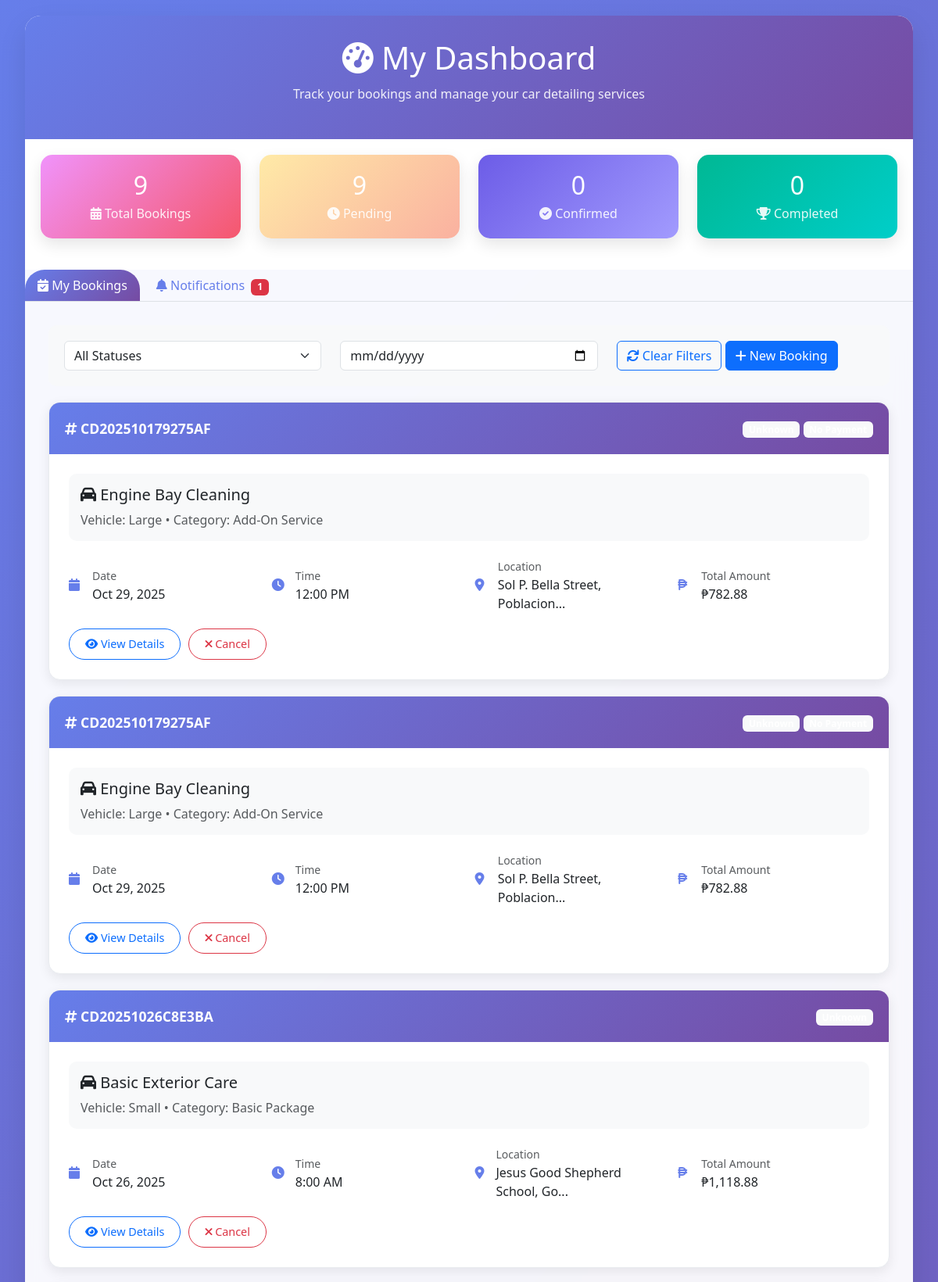
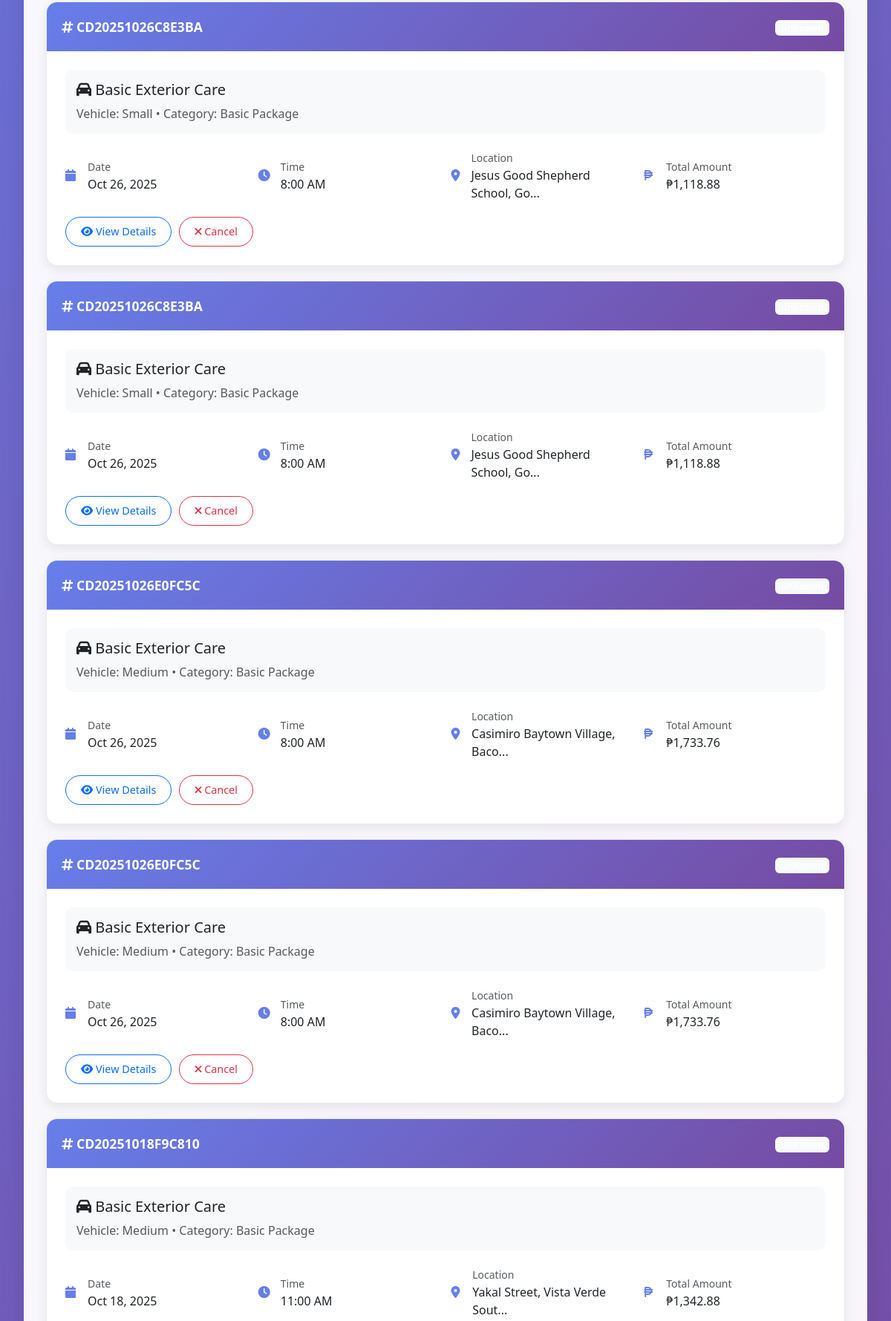
The app's page /user/status_dashboard.php (upper part) with its own data (2 pictures, top to bottom).
### tables this page shows
CREATE TABLE `bookings` (
  `booking_id` int(11) NOT NULL,
  `booking_reference` varchar(20) NOT NULL,
  `user_id` int(11) NOT NULL,
  `service_id` int(11) NOT NULL,
  `vehicle_size` enum('small','medium','large') NOT NULL DEFAULT 'medium',
  `vehicle_id` int(11) DEFAULT NULL COMMENT 'Reference to user_vehicles table',
  `add_on_services` text DEFAULT NULL,
  `booking_date` date NOT NULL,
  `booking_time` time NOT NULL,
  `estimated_duration` int(11) DEFAULT 120,
  `service_address` text NOT NULL,
  `service_lat` decimal(10,8) DEFAULT NULL,
  `service_lng` decimal(11,8) DEFAULT NULL,
  `travel_fee` decimal(10,2) DEFAULT 0.00,
  `landmark_instructions` text DEFAULT NULL,
  `vehicle_year` int(4) DEFAULT NULL,
  `vehicle_make` varchar(50) DEFAULT NULL,
  `vehicle_model` varchar(50) DEFAULT NULL,
  `vehicle_body_type` varchar(30) DEFAULT NULL,
  `vehicle_color` varchar(30) DEFAULT NULL,
  `license_plate` varchar(20) DEFAULT NULL,
  `special_instructions` text DEFAULT NULL,
  `base_service_price` decimal(10,2) NOT NULL,
  `add_ons_total` decimal(10,2) DEFAULT 0.00,
  `subtotal` decimal(10,2) NOT NULL,
  `vat_amount` decimal(10,2) DEFAULT 0.00,
  `promo_discount` decimal(10,2) DEFAULT 0.00,
  `promo_code` varchar(50) DEFAULT NULL,
  `total_amount` decimal(10,2) NOT NULL,
  `payment_mode` enum('deposit_50','full_payment') NOT NULL DEFAULT 'deposit_50',
  `deposit_amount` decimal(10,2) DEFAULT 0.00,
  `remaining_amount` decimal(10,2) DEFAULT 0.00,
  `payment_method` enum('gcash','maya','credit_card','bank_transfer','cash') DEFAULT NULL,
  `status` enum('pending','confirmed','assigned','in_progress','completed','cancelled','rejected') DEFAULT 'pending',
  `payment_status` enum('pending','partial','paid','refunded') DEFAULT 'pending',
  `admin_confirmed_by` int(11) DEFAULT NULL,
  `admin_confirmed_at` timestamp NULL DEFAULT NULL,
  `admin_notes` text DEFAULT NULL,
  `rejection_reason` text DEFAULT NULL,
  `slot_locked_until` timestamp NULL DEFAULT NULL,
  `auto_cancel_after` timestamp NULL DEFAULT NULL,
  `receipt_sent` tinyint(1) DEFAULT 0,
  `confirmation_email_sent` tinyint(1) DEFAULT 0,
  `confirmation_sms_sent` tinyint(1) DEFAULT 0,
  `created_at` timestamp NOT NULL DEFAULT current_timestamp(),
  `updated_at` timestamp NOT NULL DEFAULT current_timestamp() ON UPDATE current_timestamp()
);

CREATE TABLE `services` (
  `service_id` int(11) NOT NULL,
  `category` varchar(50) NOT NULL,
  `service_name` varchar(100) NOT NULL,
  `description` text DEFAULT NULL,
  `price_small` decimal(10,2) NOT NULL,
  `price_medium` decimal(10,2) NOT NULL,
  `price_large` decimal(10,2) NOT NULL,
  `duration_minutes` int(11) DEFAULT 60,
  `included_items` text DEFAULT NULL,
  `free_items` text DEFAULT NULL,
  `is_active` tinyint(1) DEFAULT 1,
  `created_at` timestamp NOT NULL DEFAULT current_timestamp()
);

### user/status_dashboard.php (the view, shortened to what this page needs)
<?php
require_once '../includes/config.php';
$user_id = $_SESSION['user_id'];
try {
    $stmt = $pdo->prepare("
        SELECT
            b.*,
            s.service_name,
            s.category,
            p.amount as payment_amount,
            p.payment_method,
            p.payment_status,
            p.transaction_id,
            p.payment_date
        FROM bookings b
        LEFT JOIN services s ON b.service_id = s.service_id
        LEFT JOIN payments p ON b.booking_id = p.booking_id
        WHERE b.user_id = ?
        ORDER BY b.booking_date DESC, b.created_at DESC
    ");
    $stmt->execute([$user_id]);
    $bookings = $stmt->fetchAll(PDO::FETCH_ASSOC);
    $stmt = $pdo->prepare("
        SELECT * FROM notifications
        WHERE user_id = ?
        ORDER BY created_at DESC
        LIMIT 20
    ");
    $stmt->execute([$user_id]);
    $notifications = $stmt->fetchAll(PDO::FETCH_ASSOC);
} catch (PDOException $e) {
    $error = "Database error: " . $e->getMessage();
}
function getStatusBadge($status) {
    $badges = [
        'pending' => '<span class="badge bg-warning">⏳ Pending Approval</span>',
        'confirmed' => '<span class="badge bg-success">✅ Confirmed</span>',
        'rejected' => '<span class="badge bg-danger">❌ Rejected</span>',
        'completed' => '<span class="badge bg-primary">🎉 Completed</span>',
        'cancelled' => '<span class="badge bg-secondary">🚫 Cancelled</span>',
        'expired' => '<span class="badge bg-dark">⏰ Expired</span>'
    ];
    return $badges[$status] ?? '<span class="badge bg-light">Unknown</span>';
}
function getPaymentStatusBadge($status) {
    $badges = [
        'pending' => '<span class="badge bg-warning">💳 Payment Pending</span>',
        'paid' => '<span class="badge bg-success">✅ Paid</span>',
        'failed' => '<span class="badge bg-danger">❌ Payment Failed</span>',
        'refunded' => '<span class="badge bg-info">💰 Refunded</span>'
    ];
    return $badges[$status] ?? '<span class="badge bg-light">No Payment</span>';
}
?>
<!DOCTYPE html>
<html lang="en">
<head>
    <link href="https://cdn.jsdelivr.net/npm/bootstrap@5.3.0/dist/css/bootstrap.min.css" rel="stylesheet">
    <link href="https://cdnjs.cloudflare.com/ajax/libs/font-awesome/6.0.0/css/all.min.css" rel="stylesheet">
</head>
<body>
    <div class="container-fluid">
        <div class="main-container">
            <div class="dashboard-header">
                <h1><i class="fas fa-tachometer-alt"></i> My Dashboard</h1>
                <p class="subtitle">Track your bookings and manage your car detailing services</p>
            </div>
            <div class="stats-row">
                <div class="row">
                    <?php
                    $stats = [
                        'total' => count($bookings),
                        'pending' => count(array_filter($bookings, fn($b) => $b['status'] === 'pending')),
                        'confirmed' => count(array_filter($bookings, fn($b) => $b['status'] === 'confirmed')),
                        'completed' => count(array_filter($bookings, fn($b) => $b['status'] === 'completed'))
                    ];
                    ?>
                    <div class="col-md-3 col-sm-6">
                        <div class="stat-card">
                            <h3><?= $stats['total'] ?></h3>
                            <p><i class="fas fa-calendar-alt"></i> Total Bookings</p>
                        </div>
                    </div>
                    <div class="col-md-3 col-sm-6">
                        <div class="stat-card pending">
                            <h3><?= $stats['pending'] ?></h3>
                            <p><i class="fas fa-clock"></i> Pending</p>
                        </div>
                    </div>
                    <div class="col-md-3 col-sm-6">
                        <div class="stat-card confirmed">
                            <h3><?= $stats['confirmed'] ?></h3>
                            <p><i class="fas fa-check-circle"></i> Confirmed</p>
                        </div>
                    </div>
                    <div class="col-md-3 col-sm-6">
                        <div class="stat-card completed">
                            <h3><?= $stats['completed'] ?></h3>
                            <p><i class="fas fa-trophy"></i> Completed</p>
                        </div>
                    </div>
                </div>
            </div>
            <ul class="nav nav-tabs" id="dashboardTabs" role="tablist">
                <li class="nav-item" role="presentation">
                    <button class="nav-link active" id="bookings-tab" data-bs-toggle="tab" data-bs-target="#bookings" type="button" role="tab">
                        <i class="fas fa-calendar-check"></i> My Bookings
                    </button>
                </li>
                <li class="nav-item" role="presentation">
                    <button class="nav-link" id="notifications-tab" data-bs-toggle="tab" data-bs-target="#notifications" type="button" role="tab">
                        <i class="fas fa-bell"></i> Notifications
                        <?php if (count(array_filter($notifications, fn($n) => !$n['is_read']))): ?>
                            <span class="badge bg-danger ms-1"><?= count(array_filter($notifications, fn($n) => !$n['is_read'])) ?></span>
                        <?php endif; ?>
                    </button>
                </li>
            </ul>
            <div class="tab-content" id="dashboardTabsContent">
                <div class="tab-pane fade show active" id="bookings" role="tabpanel">
                    <div class="filter-controls">
                        <div class="row align-items-center">
                            <div class="col-md-4">
                                <select class="form-select" id="statusFilter">
                                    <option value="">All Statuses</option>
                                </select>
                            </div>
                            <div class="col-md-4">
                                <input type="date" class="form-control" id="dateFilter" placeholder="Filter by date">
                            </div>
                            <div class="col-md-4">
                                <button class="btn btn-outline-primary" onclick="clearFilters()">
                                    <i class="fas fa-refresh"></i> Clear Filters
                                </button>
                                <a href="booking/step1_service_selection.php" class="btn btn-primary">
                                    <i class="fas fa-plus"></i> New Booking
                                </a>
                            </div>
                        </div>
                    </div>
                    <div id="bookingsList">
                        <?php if (empty($bookings)): ?>
                            <div class="empty-state">
                                <i class="fas fa-calendar-times"></i>
                                <h3>No Bookings Yet</h3>
                                <p>You haven't made any bookings yet. Start by booking your first car detailing service!</p>
                                <a href="booking/step1_service_selection.php" class="btn btn-primary btn-lg">
                                    <i class="fas fa-plus"></i> Book Now
                                </a>
                            </div>
                        <?php else: ?>
                            <?php foreach ($bookings as $booking): ?>
                                <div class="booking-card" data-status="<?= $booking['status'] ?>" data-date="<?= $booking['booking_date'] ?>">
                                    <div class="booking-header">
                                        <div class="booking-ref">
                                            <i class="fas fa-hashtag"></i> <?= htmlspecialchars($booking['booking_reference']) ?>
                                        </div>
                                        <div>
                                            <?= getStatusBadge($booking['status']) ?>
                                            <?php if ($booking['payment_status']): ?>
                                                <?= getPaymentStatusBadge($booking['payment_status']) ?>
                                            <?php endif; ?>
                                        </div>
                                    </div>
                                    <div class="booking-body">
                                        <div class="service-info">
                                            <h5><i class="fas fa-car"></i> <?= htmlspecialchars($booking['service_name']) ?></h5>
                                            <p class="text-muted mb-0">Vehicle: <?= ucfirst($booking['vehicle_size']) ?> • Category: <?= ucfirst($booking['category']) ?></p>
                                        </div>
                                        <div class="detail-grid">
                                            <div class="detail-item">
                                                <i class="fas fa-calendar"></i>
                                                <div>
                                                    <small class="text-muted">Date</small><br>
                                                    <?= date('M j, Y', strtotime($booking['booking_date'])) ?>
                                                </div>
                                            </div>
                                            <div class="detail-item">
                                                <i class="fas fa-clock"></i>
                                                <div>
                                                    <small class="text-muted">Time</small><br>
                                                    <?= date('g:i A', strtotime($booking['booking_time'])) ?>
                                                </div>
                                            </div>
                                            <div class="detail-item">
                                                <i class="fas fa-map-marker-alt"></i>
                                                <div>
                                                    <small class="text-muted">Location</small><br>
                                                    <?= htmlspecialchars(substr($booking['service_address'], 0, 30)) ?>...
                                                </div>
                                            </div>
                                            <div class="detail-item">
                                                <i class="fas fa-peso-sign"></i>
                                                <div>
                                                    <small class="text-muted">Total Amount</small><br>
                                                    ₱<?= number_format($booking['total_amount'], 2) ?>
                                                </div>
                                            </div>
                                        </div>
                                        <div class="booking-actions">
                                            <button class="btn btn-outline-primary btn-action" onclick="viewBookingDetails(<?= $booking['booking_id'] ?>)">
                                                <i class="fas fa-eye"></i> View Details
                                            </button>
                                            <?php if ($booking['status'] === 'pending'): ?>
                                                <button class="btn btn-outline-danger btn-action" onclick="cancelBooking(<?= $booking['booking_id'] ?>)">
                                                    <i class="fas fa-times"></i> Cancel
                                                </button>
                                            <?php endif; ?>
                                        </div>
                                    </div>
                                </div>
                            <?php endforeach; ?>
                        <?php endif; ?>
                    </div>
                </div>
            </div>
        </div>
    </div>
</body>
</html>

### records on screen
bookings: booking_reference "CD202510179275AF", service.service_name "Engine Bay Cleaning", vehicle_size "Large", service.category "Add-On Service", booking_date "Oct 29, 2025", booking_time "12:00 PM", service_address "Sol P. Bella Street, Poblacion", total_amount "782.88"
bookings: booking_reference "CD20251026C8E3BA", service.service_name "Basic Exterior Care", vehicle_size "Small", service.category "Basic Package", booking_date "Oct 26, 2025", booking_time "8:00 AM", service_address "Jesus Good Shepherd School, Go", total_amount "1,118.88"
bookings: booking_reference "CD20251026E0FC5C", service.service_name "Basic Exterior Care", vehicle_size "Medium", service.category "Basic Package", booking_date "Oct 26, 2025", booking_time "8:00 AM", service_address "Casimiro Baytown Village, Baco", total_amount "1,733.76"
bookings: booking_reference "CD20251018F9C810", service.service_name "Basic Exterior Care", vehicle_size "Medium", service.category "Basic Package", booking_date "Oct 18, 2025", booking_time "11:00 AM", service_address "Yakal Street, Vista Verde Sout", total_amount "1,342.88"

### other values on screen
$stats['total'] "9"
$stats['pending'] "9"
$stats['confirmed'] "0"
$stats['completed'] "0"
count(array_filter($notifications, fn($n) => !$n['is_read'])) "1"
